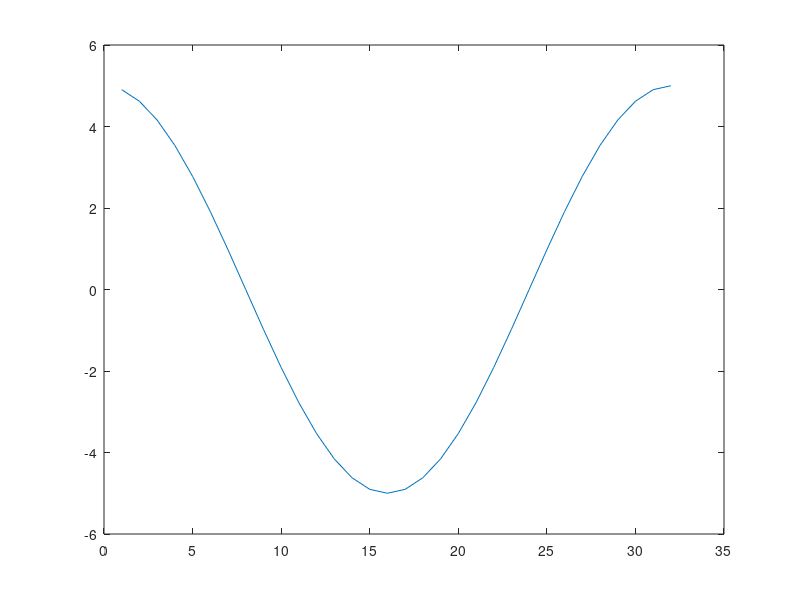

Source code (MATLAB):
close all; clear all; clc;

N = 32;
l = 1:N;
theta_l = l/N * 2 * pi;

%% Model 2: Discretization effect
k = 1;

A = 1;
J = 5*cos(k*theta_l)/A;

figure
plot(l,J);